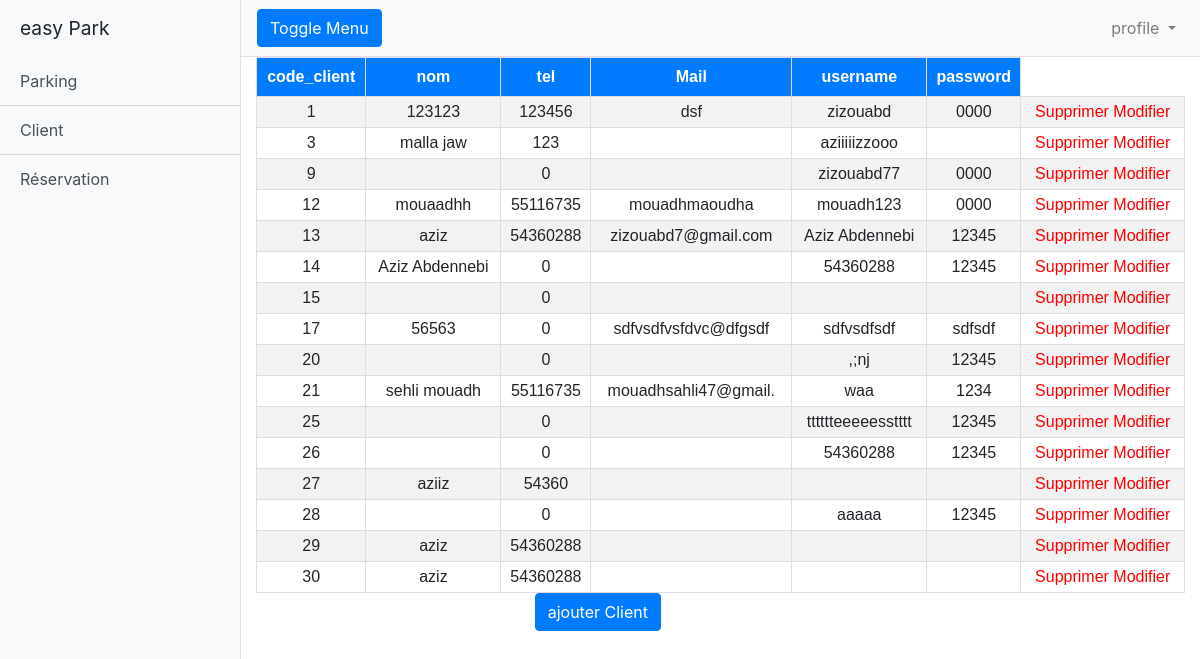
Page /admin/accueil/client.php on the committed database.
### tables this page shows
CREATE TABLE `client` (
  `code_client` int(11) NOT NULL,
  `nom` varchar(100) NOT NULL,
  `tel` int(6) NOT NULL,
  `username` varchar(50) NOT NULL,
  `mail` varchar(20) NOT NULL,
  `password` varchar(50) NOT NULL
);

### admin/accueil/client.php (the view, shortened to what this page needs)
<!DOCTYPE html>
<html lang="en">
<head>
  <link href="vendor/bootstrap/css/bootstrap.min.css" rel="stylesheet">
  <link href="css/simple-sidebar.css" rel="stylesheet">
</head>
<body>
  <div class="d-flex" id="wrapper">
    <div class="bg-light border-right" id="sidebar-wrapper">
      <div class="sidebar-heading">easy Park</div>
      <div class="list-group list-group-flush">
        <a href="index1.php" class="list-group-item list-group-item-action bg-light">Parking</a>
        <a href="client.php" class="list-group-item list-group-item-action bg-light">Client</a>
        <a href="reservation.php" class="list-group-item list-group-item-action bg-light">Réservation</a>
      </div>
    </div>
    <div id="page-content-wrapper">
      <nav class="navbar navbar-expand-lg navbar-light bg-light border-bottom">
        <button class="btn btn-primary" id="menu-toggle">Toggle Menu</button>
        <div class="collapse navbar-collapse" id="navbarSupportedContent">
          <ul class="navbar-nav ml-auto mt-2 mt-lg-0">
            <li class="nav-item dropdown">
              <a class="nav-link dropdown-toggle" href="#" id="navbarDropdown" role="button" data-toggle="dropdown" aria-haspopup="true" aria-expanded="false">
                profile
              </a>
            </li>
          </ul>
        </div>
      </nav>
      <div class="container-fluid">
         <?php
        require "../config.php";
        $sql="SElECT * From client ";
        $liste=mysqli_query($conn, $sql);
        ?>
        <table id="customers"  >
                <tr>
                    <th>code_client</th>
                    <th>nom</th>
                    <th>tel</th>
                    <th>Mail</th>
                    <th>username</th>
                    <th>password</th>
                </tr>
            <?php
            while($row = mysqli_fetch_assoc($liste))
            {
            ?>
            <tr style="text-align: center;">
                    <td><?php echo $row["code_client"];?></td>
                    <td><?php echo $row["nom"];?></td>
                    <td><?php echo $row["tel"];?></td>
                    <td><?php echo $row["mail"];?></td>
                    <td><?php echo $row["username"];?></td>
                    <td><?php echo $row["password"];?></td>
                    <td>
             <a  class="aa" href="supprimer_c.php?id=<?php echo $row['code_client'];?>&delete=1" >Supprimer</a>
             <a type="button" class="aa" href="modifier_c1.php?c_modif=<?PHP echo $row['code_client'];?>">Modifier</a>
          </td>
                </tr>
            <?PHP
          }
            ?>
        </table>
<button style="margin-left: 30%" " type="button" class="btn btn-primary" data-toggle="modal" data-target="#exampleModal" data-whatever="@getbootstrap"> ajouter Client</button>
  </div>
</body>
</html>

### admin/accueil/css/simple-sidebar.css (style rules this page uses)
#wrapper { overflow-x: hidden; }
#sidebar-wrapper { min-height: 100vh; margin-left: -15rem; -webkit-transition: margin .25s ease-out; -moz-transition: margin .25s ease-out; -o-transition: margin .25s ease-out; transition: margin .25s ease-out; }
#sidebar-wrapper .sidebar-heading { padding: 0.875rem 1.25rem; font-size: 1.2rem; }
#sidebar-wrapper .list-group { width: 15rem; }
#page-content-wrapper { min-width: 100vw; }
@media (min-width: 768px) { #sidebar-wrapper { margin-left: 0; } }
@media (min-width: 768px) { #page-content-wrapper { min-width: 0; width: 100%; } }

### admin/accueil/client.php (style rules this page uses)
#customers { font-family: Arial, Helvetica, sans-serif; border-collapse: collapse; width: 100%; }
#customers td, #customers th { border: 1px solid #ddd; padding: 3px; }
#customers tr:nth-child(even) { background-color: #f2f2f2; }
#customers th { padding-top: 7px; padding-bottom: 7px; text-align: center; background-color: #007bff; color: white; }
.aa:link { color: red; background-color: transparent; text-decoration: none; }

### rows in the picture
client: code_client "1", nom "123123", tel "123456", mail "dsf", username "zizouabd", password "0000"
client: code_client "3", nom "malla jaw", tel "123", username "aziiiiizzooo"
client: code_client "9", tel "0", username "zizouabd77", password "0000"
client: code_client "12", nom "mouaadhh", tel "55116735", mail "mouadhmaoudha", username "mouadh123", password "0000"
client: code_client "13", nom "aziz", tel "54360288", mail "zizouabd7@gmail.com", username "Aziz Abdennebi", password "12345"
client: code_client "14", nom "Aziz Abdennebi", tel "0", username "54360288", password "12345"
client: code_client "15", tel "0"
client: code_client "17", nom "56563", tel "0", mail "sdfvsdfvsfdvc@dfgsdf", username "sdfvsdfsdf", password "sdfsdf"
client: code_client "20", tel "0", username ",;nj", password "12345"
client: code_client "21", nom "sehli mouadh", tel "55116735", mail "mouadhsahli47@gmail.", username "waa", password "1234"
client: code_client "25", tel "0", username "tttttteeeeesstttt", password "12345"
client: code_client "26", tel "0", username "54360288", password "12345"
client: code_client "27", nom "aziiz", tel "54360"
client: code_client "28", tel "0", username "aaaaa", password "12345"
client: code_client "29", nom "aziz", tel "54360288"
client: code_client "30", nom "aziz", tel "54360288"
